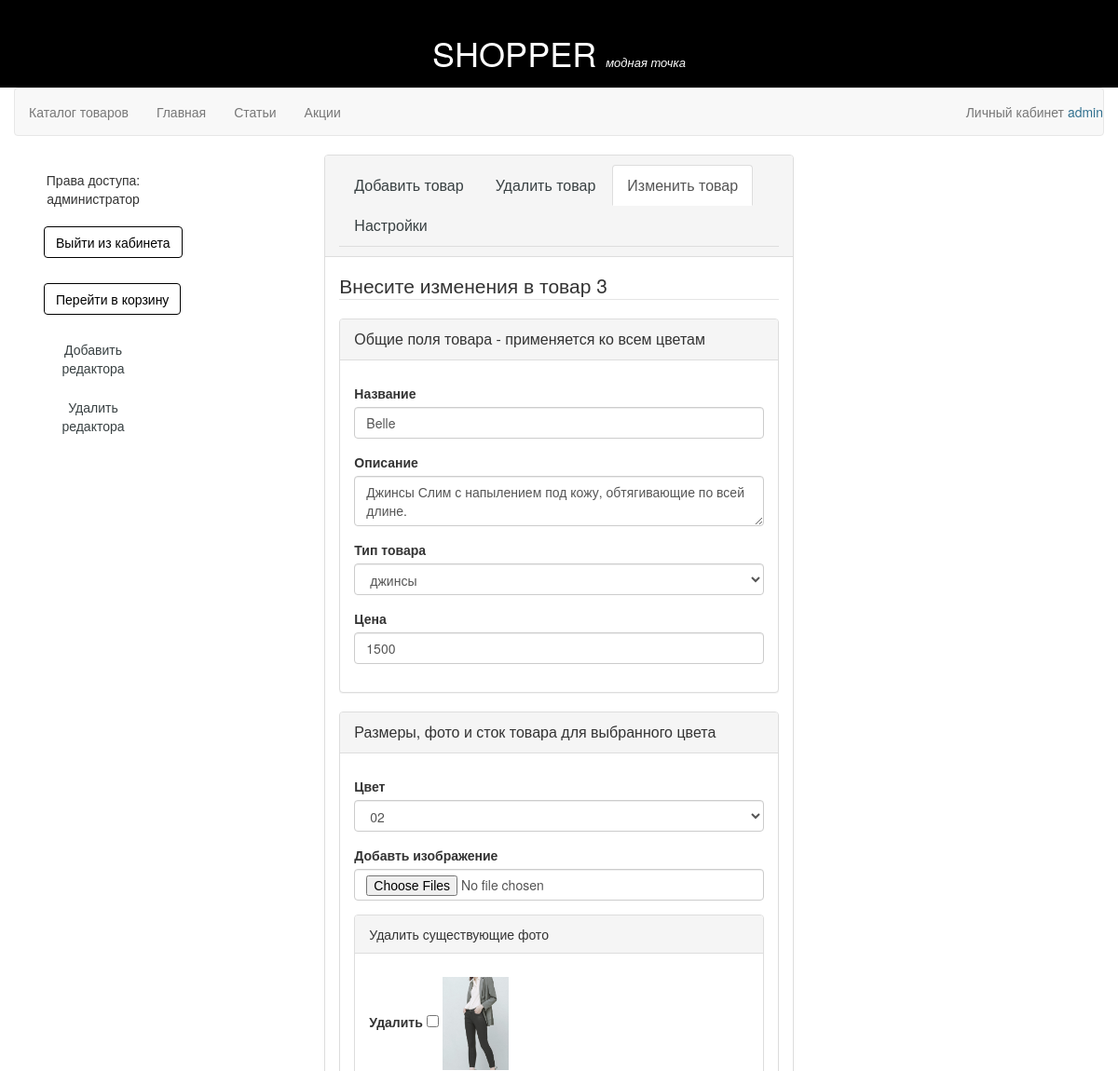
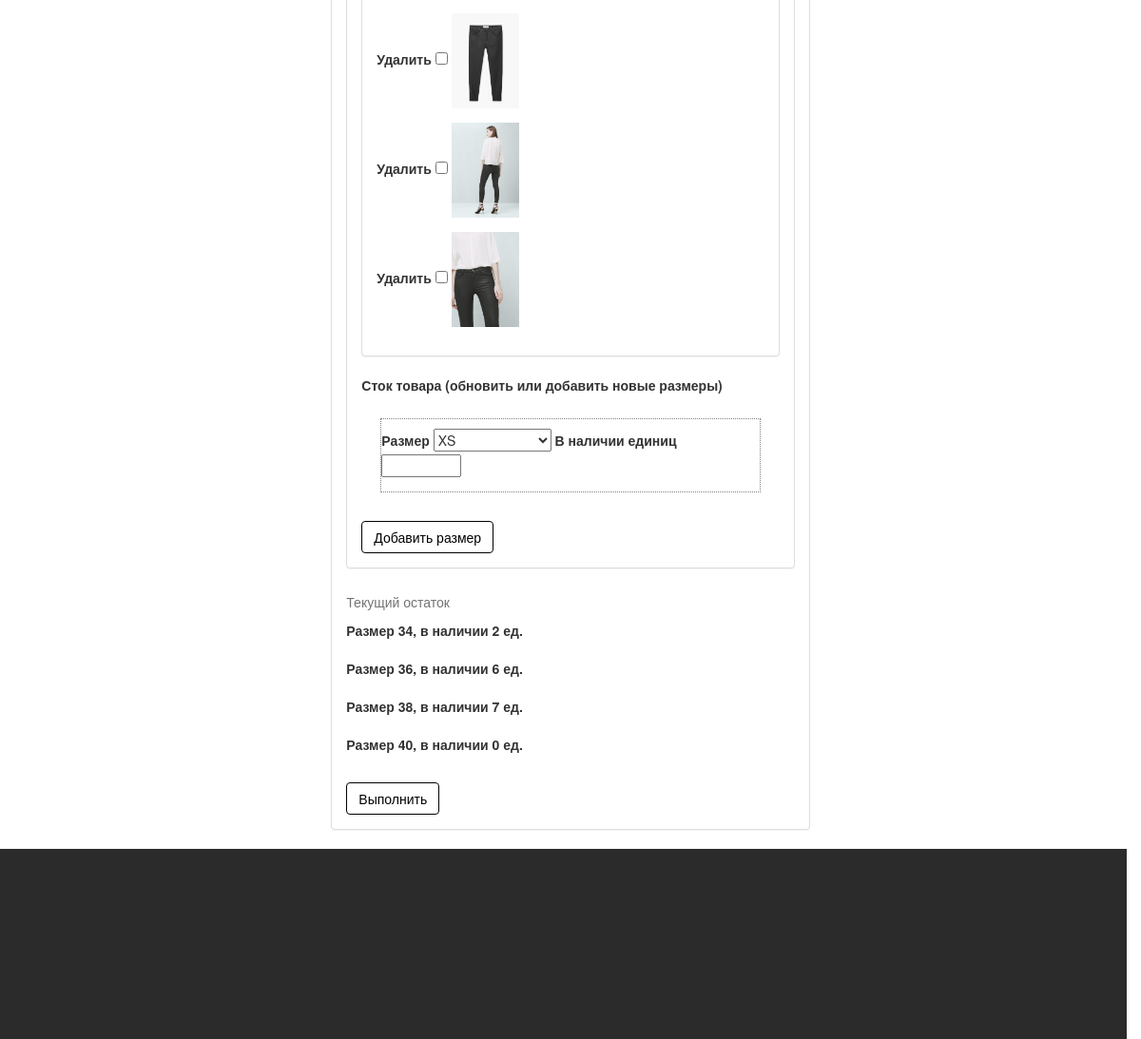
The page /edit_product?id=3 (signed in) on the database its author committed (2 pictures, top to bottom).
### tables this page shows
CREATE TABLE IF NOT EXISTS `product` (
  `id` int(11) NOT NULL AUTO_INCREMENT,
  `name` varchar(30) NOT NULL,
  `description` tinytext NOT NULL,
  `type` int(11) NOT NULL,
  `price` float NOT NULL,
  PRIMARY KEY (`id`),
  KEY `type` (`type`)
);

CREATE TABLE IF NOT EXISTS `product_photo` (
  `id` int(11) NOT NULL,
  `photo_url` varchar(200) NOT NULL,
  `color` char(2) NOT NULL,
  KEY `id_product` (`id`),
  KEY `id` (`id`)
);

CREATE TABLE IF NOT EXISTS `stock` (
  `id` int(11) NOT NULL,
  `color` char(2) NOT NULL,
  `size` tinyint(4) NOT NULL,
  `stock` mediumint(9) NOT NULL
);

### core/core.php (called while the page is built, shortened)
<?php
function page_load(){
	$page = getPage($_SERVER['REQUEST_URI']);
	routing($page);
}
function getPage($url){
	$array = explode('/',$url);
	$page = $array[1];
	$page = trim_parameters($page);
	if ($page){
		$result = $page;
	}
	else $result ='main';
	return $result;
}
function trim_parameters($page){
	$array = explode('?',$page);
	return $array[0];
}
?>

### index.php (called while the page is built)
<?php
include_once ("core/core.php");
page_load();
?>

### models/edit_model.php (called while the page is built, shortened)
<?php
$link="edit_product";
$legend="Внесите изменения в товар $id";
$product = select('product','*',array('id'=>$id));
if (isset($colors))
	unset($colors);
$_colors = select('stock','DISTINCT color',array('id'=>$id));
foreach ($_colors as $k=>$v){
	$colors[$v['color']]=$v['color'];
}
$images = select('product_photo','photo_url, color',array('id'=>$id));
extract($product[0]);
$stock = select ('stock','stock,color,size',array('id'=>$id));
foreach ($stock as $k=>$v){
	$size_name = select('sizes','size',array('id'=>$v['size']));
	if ($size_name){
		$stock[$k]['size'] = $size_name[0]['size'];
	}
}
?>

### core/db_script.php (called while the page is built, shortened)
<?php
function get_connection(){
	return mysqli_connect('127.0.0.1','root','','myfirstshop');
}
function select($table, $what='*', $where='', $add=""){
	if (!empty($where))
	{
		foreach($where as $key=>$value){
			$where_sql.="$and $key='$value' ";
			if (!$and)
				$and=' and ';
		}
		$where_sql='where '.$where_sql;
	}
	$query="SELECT $what FROM $table $where_sql $add";
	$db_connection=get_connection();
	mysqli_set_charset($db_connection,'utf8');
	$result = mysqli_query($db_connection,$query);
	if ($result && mysqli_num_rows($result)){
		while ($row=mysqli_fetch_assoc($result))
			$rows[]=$row;
	}
	else {
		$rows='';
	}
	return $rows;
}

### models/admin_cabinet_model.php (called while the page is built, shortened)
<?php
$_types = select('families');
foreach ($_types as $k=>$v){
	$types[$v['type']]=$v['family'];
}
$_sizes = select ('sizes');
foreach ($_sizes as $k=>$v){
	$sizes[$v['id']]=$v['size'];
}
 for ($i=32;$i<=52;$i++){
 	$sizes[$i]=$i;
 }
$_colors = select ('colors');
foreach ($_colors as $k=>$v){
	$colors[$v['code']]=$v['value'];
}
?>

### models/parametres.php (called while the page is built, shortened)
<?php
$_tmp = select('settings', '*' );
?>

### views/add_product_view.php (the view, shortened to what this page needs)
<form  action="<?=$link?>" method="POST" role="form" enctype='multipart/form-data'>
	<legend><?=$legend?></legend>
	<div class="panel panel-default">
		<div class="panel-heading">
			<p class="panel-title">Общие поля товара - применяется ко всем цветам</p></div>
			<div class="panel-body">
				<div class="form-group">
					<label for="n">Название</label>
					<input type="text" class="form-control" id="n" name = "name" placeholder="Имя модели" value ="<?=$name?>" maxlength="28">
				</div>
				<div class="form-group">
					<label for="d">Описание</label>
					<textarea class="form-control" id="d" name = "description"
					maxlength="245"><?=$description?></textarea>
				</div>
				<div class="form-group">
					<label for="t">Тип товара</label>
					<select class="form-control" name ='type' id='t'>
						<?php foreach ($types as $k=>$v){
							if ($k==$type)
								$selected="selected";
							else $selected="";
							?>
							<option value=<?=$k?> <?=$selected?>><?=$v?></option>
							<?php }?>
						</select>
					</div>
					<div class="form-group">
						<label for="p">Цена</label>
						<input class="form-control" id="p" name = "price" maxlength="6"placeholder="999.09" value ="<?=$price?>">
					</div>
				</div>
			</div>
			<div class="panel panel-default">
				<div class="panel-heading">
					<p class="panel-title">Размеры, фото и сток товара для выбранного цвета</p></div>
					<div class="panel-body">
						<div class="form-group">
							<label for="color">Цвет</label>
							<select class="form-control" name ='color' id='color'>
								<?php foreach ($colors as $k=>$v){?>
								<option value=<?=$k?>><?=$k?></option>
								<?php }?>
							</select>
						</div>
						<div class="form-group">
							<label for="p">Добавть изображение</label>
							<input type='file' multiple class="form-control" id="f" name = "photo[]">
						</div>
						<?php if ($link){ ?>
						<?php if($images){?>
						<div class="panel panel-default">
							<div class="panel-heading">
								Удалить существующие фото
							</div>
							<div class="panel-body">
								<?php foreach($images as $image){ ?>
								<div class="form-group switch-color" data-color="<?=$image['color']?>">
									<label>Удалить</label>
									<input type='checkbox'  name = "del_photo[]" value ="<?=$image['photo_url']?>">
									<img src="<?=$image['photo_url']?>" height=100px;>
								</div>
								<?php } } } ?>
							</div>
						</div>
						<label for="p">Сток товара (обновить или добавить новые размеры)</label>
						<fieldset id="stock_field_js">
							<div class="form-group" id="clone">
								<label for="s">Размер</label>
								<select name ='size[]' id='s'>
									<?php foreach ($sizes as $k=>$v){?>
									<option value=<?=$k?>><?=$v?></option>
									<?php }?>
								</select>
								<label>В наличии единиц</label>
								<input type="number" name = "stock[]" maxlength="7" >
							</div>
						</fieldset>
						<button class="btn btn-default" id="stock_ctrl_js">Добавить размер</button>
					</div>
				</div>
				<div class="clearfix">
					<?php if($stock){?>
					<p class='help-block'>Текущий остаток</p>
					<?php foreach($stock as $item_stock){ ?>
					<div class="form-group switch-color" data-color="<?=$item_stock['color'];?>">
						<label>Размер <?=$item_stock['size']?>,</label>
						<label>в наличии <?=$item_stock['stock']?> ед. </label>
					</div>
					<?php  } } ?>
				</div>
				<button type="submit" class="btn btn-default">Выполнить</button>
			</form>

### views/css/style.css (style rules this page uses)
* { margin:0; padding: 0; }
html,body { height: 100%; min-height: 100%; }
.btn { color:black; background: white; border-color:black; margin-top:10px; }
fieldset { border:1px dotted grey; margin:20px; }
.form-group { margin-top:10px; }
input[type="number"] { width:6em; }

### rows shown on the page
product: name "Belle", description "Джинсы Слим с напылением под кожу, обтягивающие по всей длине.", price "1500"
product_photo: photo_url (picture)
product_photo: photo_url (picture)
product_photo: photo_url (picture)
product_photo: photo_url (picture)
stock: size "34", stock "2"
stock: size "36", stock "6"
stock: size "38", stock "7"
stock: size "40", stock "0"

### other values the page prints
$user_name "admin"
$legend "Внесите изменения в товар 3"
form field type "джинсы"
form field color "02"
form field value "XS"
